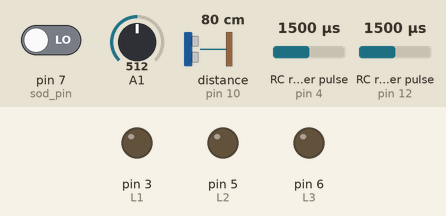
Simulated run of this sketch. Board: Arduino Uno, built with avr-gcc and run on an emulated ATmega328P. Parts: output pins drawn as LEDs (lit = HIGH). Wiring (inferred from the names in the program): 2 × RC receiver channel: data pin 4 / data pin 12; ultrasonic range finder: trigger pin 2; echo pin 10. The inputs (shaded band) are chosen by the test bench; at power-on: distance to the obstacle (sensor on pin 10) 80 cm, A1 = 512, pin 7 (sod_pin) LOW, RC receiver pulse (sensors on pin 4, pin 12) 1500 µs. The echo pulse lasts 58.3 µs per cm; pins used as bus, display or sensor lines are not drawn; what the sketch prints to the serial monitor is not drawn.

Above: at 1.2 s.
1.3 s: distance to the obstacle (sensor on pin 10) set to 2 cm
At 9.7 s:
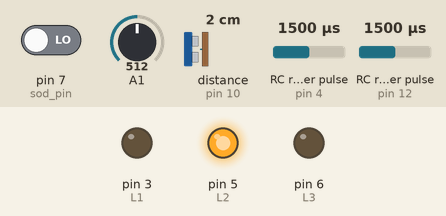
10.4 s: A1 set to 716
At 13.7 s:
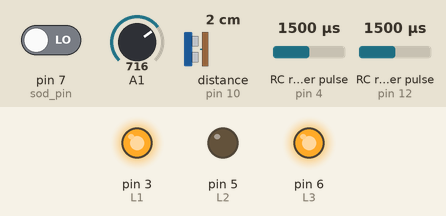
18.1 s: pin 7 (sod_pin) driven HIGH
24.7 s: distance to the obstacle (sensor on pin 10) set to 4 cm
31.4 s: A1 set to 992
38.0 s: pin 7 (sod_pin) driven LOW
Timing chart, 0 to 45.6 s (numbered marks = the images above; inputs shaded):
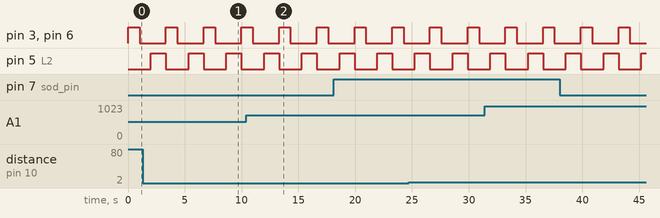

Measured:
- by itself, pin 3 (L1), pin 6 (L3): alternates HIGH for 1.0 s and LOW for 2.3 s
- by itself, pin 5 (L2): alternates HIGH for 1.3 s and LOW for 2.0 s

The sketch:

Tank.ino
```cpp
// left motor pins
const int L1 = 3;
const int L2 = 5;
const int L3 = 6;
const int L4 = 9;


// RC Receiver
const byte ch1_pin = 12;
const byte ch2_pin = 4;

// ultraSonic pins
const byte echo_pin = 10;
const byte trig_pin = 2;

// sound detector pin
const byte sod_pin = 7;

byte MSG_STATE = 0;
byte MSG_ID = -1;

byte payload[5];
byte payload_size = 0;

byte arrV[7];
const byte HEADER = 0xAA;
const byte ENDER = 0xAB;
// MSGID LIST
const byte MSGID_XY = 0xF1;
const byte MSGID_SEN = 0xFA;

int ch1RawData = 0;
int ch2RawDate = 0;
int ch1Val = 0;
int ch2Val = 0;

void setup()
{
	Serial.begin(9600);
	pinMode(L1, OUTPUT);
	pinMode(L2, OUTPUT);
	pinMode(L3, OUTPUT);
	pinMode(L3, OUTPUT);
	pinMode(echo_pin, INPUT);
	pinMode(trig_pin, OUTPUT);
	pinMode(sod_pin, INPUT);

	// turn on leds
	/*digitalWrite(led1_pin, HIGH);
	digitalWrite(led2_pin, HIGH);
	digitalWrite(led3_pin, HIGH);
	digitalWrite(led4_pin, HIGH);*/
	pinMode(ch1_pin, INPUT);
	pinMode(ch2_pin, INPUT);
}

void buzz() {
	for (int i = 0; i < 2; i++) {
		tone(8, 150, 500);
		delay(100);
		noTone(8);
	}
}

// Add the main program code into the continuous loop() function
void parseMsg(char c) {
	byte b = (byte)c;
	switch (MSG_STATE) {
	case 0x00:
		//Serial.println("STATE 00");
		if (b == 0xAA) {
			MSG_STATE = 1;
			MSG_ID = -1;
			payload_size = 0;
		}
		break;
	case 0x01:
		MSG_STATE = 2;
		MSG_ID = b;
		break;
	case 0x02:
		if (b == 0xAB) {
			MSG_STATE = 0;
		}
		else {
			payload[payload_size++] = b;
		}
		break;
	}
}

void driveMotor() {
	// ch2-x, -+
	// ch1-y, up- down+
	byte base = 100;
	byte maxPow = 255;
	byte step = (maxPow - base) / 100;

	int x, y = 0;

	if (abs(ch1Val) > 10 || abs(ch2Val) > 10) {
		if (ch2Val < 0) {
			// forwards
			x = base + abs(ch2Val)*step + 2 * (ch1Val)* step;
			y = base + abs(ch2Val)*step - 2 * (ch1Val)* step;

			analogWrite(L1, 0);
			analogWrite(L2, x);
			analogWrite(L3, 0);
			analogWrite(L4, y);
		}
		else {
			// backwards
			x = base + abs(ch2Val)*step + 2 * (ch1Val)* step;
			y = base + abs(ch2Val)*step - 2 * (ch1Val)* step;

			analogWrite(L1, x);
			analogWrite(L2, 0);
			analogWrite(L3, y);
			analogWrite(L4, 0);
		}
	}
	else {
		analogWrite(L1, 0);
		analogWrite(L2, 0);
		analogWrite(L3, 0);
		analogWrite(L4, 0);
	}
}

byte readDist() {
	digitalWrite(trig_pin, LOW);
	delayMicroseconds(2);
	digitalWrite(trig_pin, HIGH);
	delayMicroseconds(10);
	digitalWrite(trig_pin, LOW);
	float dist = pulseIn(echo_pin, HIGH) / 58.0;
	if (dist > 255) {
		return 255;
	}
	else {
		return (byte)dist;
	}
}

void readSensorAndSendOut() {
	arrV[0] = HEADER;
	arrV[1] = MSGID_SEN;

	// Distance sensor
	arrV[2] = readDist();

	// Temperature sensor
	float temp = (5.0 * analogRead(A1) * 100.0) / 1024;
	int tmpDec = (int)temp;
	float rms = temp - tmpDec;
	int rmd = (int)(rms * 10);
	arrV[3] = (byte)tmpDec;
	arrV[4] = (byte)rmd;

	// sound sensor
	int val = digitalRead(sod_pin);
	arrV[5] = byte(val);
	arrV[6] = ENDER;
	Serial.flush();
	Serial.write(arrV, 7);

}

void executeCMD() {
	//driveMotor();
}

void loop()
{
	ch2RawDate = pulseIn(ch2_pin, HIGH);
	ch1RawData = pulseIn(ch1_pin, HIGH);

	ch1Val = map(ch1RawData, 999, 2000, -100, 100);
	ch2Val = map(ch2RawDate, 999, 2000, -100, 100);

	Serial.print("A");

	// work around
	digitalWrite(L1, HIGH);
	digitalWrite(L2, LOW);
	digitalWrite(L3, HIGH);
	digitalWrite(L4, LOW);
	delay(1000);

	digitalWrite(L1, LOW);
	digitalWrite(L2, LOW);
	digitalWrite(L3, LOW);
	digitalWrite(L4, LOW);
	delay(1000);

	digitalWrite(L1, LOW);
	digitalWrite(L2, HIGH);
	digitalWrite(L3, LOW);
	digitalWrite(L4, HIGH);
	delay(1000);

	executeCMD();
	// read sensors & send out
	readSensorAndSendOut();
	delay(300);

}
```
